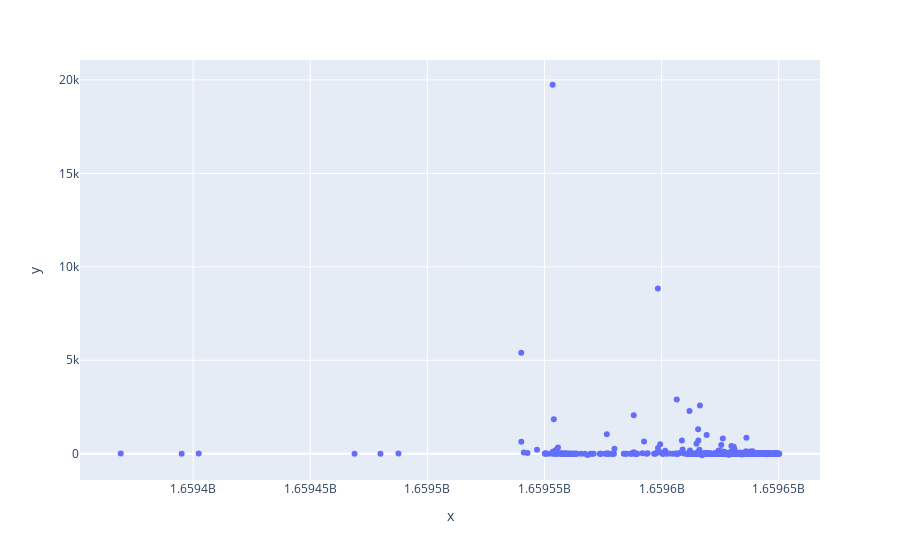

Notebook cell for this chart:
### Code cell
get_score_box_chart(comments)

### Figure 1 — Plotly figure (JSON) as saved in the notebook; plotly's stock layout.template omitted (floating-point values rounded to 4 significant figures; data arrays with more than 128 entries replaced by an {"elided": "..."} marker saying what was removed)
{"data": [{"hovertemplate": "x=%{x}<br>y=%{y}<extra></extra>", "legendgroup": "", "marker": {"color": "#636efa", "symbol": "circle"}, "mode": "markers", "name": "", "orientation": "v", "showlegend": false, "type": "scatter", "x": {"elided": "665 int values"}, "xaxis": "x", "y": {"elided": "665 int values"}, "yaxis": "y"}], "layout": {"legend": {"tracegroupgap": 0}, "margin": {"t": 60}, "xaxis": {"anchor": "y", "domain": [0, 1], "title": {"text": "x"}}, "yaxis": {"anchor": "x", "domain": [0, 1], "title": {"text": "y"}}}}
